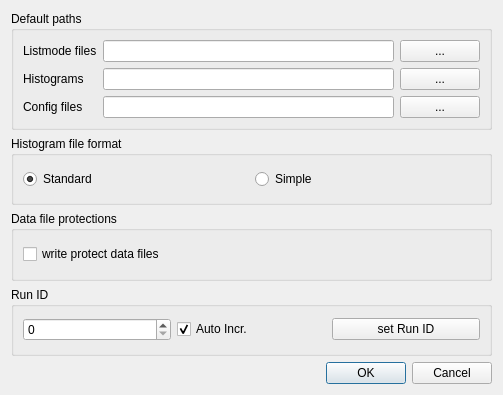
<?xml version="1.0" encoding="UTF-8"?>
<ui version="4.0">
 <class>GeneralSetup</class>
 <widget class="QDialog" name="GeneralSetup">
  <property name="geometry">
   <rect>
    <x>0</x>
    <y>0</y>
    <width>503</width>
    <height>395</height>
   </rect>
  </property>
  <property name="windowTitle">
   <string>General Setup</string>
  </property>
  <layout class="QGridLayout" name="gridLayout">
   <item row="2" column="0">
    <widget class="QGroupBox" name="groupBox_2">
     <property name="title">
      <string>Data file protections</string>
     </property>
     <layout class="QGridLayout" name="gridLayout_3">
      <item row="0" column="0">
       <widget class="QCheckBox" name="writeProtect">
        <property name="text">
         <string>write protect data files</string>
        </property>
       </widget>
      </item>
     </layout>
    </widget>
   </item>
   <item row="3" column="0">
    <widget class="QGroupBox" name="groupBox15">
     <property name="title">
      <string>Run ID</string>
     </property>
     <layout class="QGridLayout" name="gridLayout_7">
      <item row="0" column="0">
       <widget class="QSpinBox" name="runId">
        <property name="enabled">
         <bool>true</bool>
        </property>
        <property name="toolTip">
         <string>RUN ID will be transmitted in every data buffer header</string>
        </property>
       </widget>
      </item>
      <item row="0" column="1">
       <widget class="QCheckBox" name="runIdAuto">
        <property name="toolTip">
         <string>increment run ID automatically at every start cmd</string>
        </property>
        <property name="text">
         <string>Auto Incr.</string>
        </property>
        <property name="shortcut">
         <string/>
        </property>
        <property name="checked">
         <bool>true</bool>
        </property>
       </widget>
      </item>
      <item row="0" column="2">
       <widget class="QPushButton" name="runIdButton">
        <property name="enabled">
         <bool>true</bool>
        </property>
        <property name="text">
         <string>set Run ID</string>
        </property>
       </widget>
      </item>
     </layout>
    </widget>
   </item>
   <item row="0" column="0">
    <widget class="QGroupBox" name="groupBox">
     <property name="title">
      <string>Default paths</string>
     </property>
     <layout class="QGridLayout" name="gridLayout_4">
      <item row="0" column="0">
       <widget class="QLabel" name="textLabel1">
        <property name="text">
         <string>Listmode files</string>
        </property>
        <property name="wordWrap">
         <bool>false</bool>
        </property>
       </widget>
      </item>
      <item row="0" column="1">
       <widget class="QLineEdit" name="listfilepath"/>
      </item>
      <item row="0" column="2">
       <widget class="QPushButton" name="selectListpath">
        <property name="text">
         <string>...</string>
        </property>
       </widget>
      </item>
      <item row="1" column="0">
       <widget class="QLabel" name="textLabel2">
        <property name="text">
         <string>Histograms</string>
        </property>
        <property name="wordWrap">
         <bool>false</bool>
        </property>
       </widget>
      </item>
      <item row="1" column="1">
       <widget class="QLineEdit" name="histfilepath"/>
      </item>
      <item row="1" column="2">
       <widget class="QPushButton" name="selectHistpath">
        <property name="text">
         <string>...</string>
        </property>
       </widget>
      </item>
      <item row="2" column="0">
       <widget class="QLabel" name="textLabel3">
        <property name="text">
         <string>Config files</string>
        </property>
        <property name="wordWrap">
         <bool>false</bool>
        </property>
       </widget>
      </item>
      <item row="2" column="1">
       <widget class="QLineEdit" name="configfilepath"/>
      </item>
      <item row="2" column="2">
       <widget class="QPushButton" name="selectConfigpath">
        <property name="text">
         <string>...</string>
        </property>
       </widget>
      </item>
     </layout>
    </widget>
   </item>
   <item row="4" column="0">
    <widget class="QDialogButtonBox" name="buttonBox">
     <property name="orientation">
      <enum>Qt::Horizontal</enum>
     </property>
     <property name="standardButtons">
      <set>QDialogButtonBox::Cancel|QDialogButtonBox::Ok</set>
     </property>
    </widget>
   </item>
   <item row="1" column="0">
    <widget class="QGroupBox" name="groupBox_3">
     <property name="title">
      <string>Histogram file format</string>
     </property>
     <layout class="QGridLayout" name="gridLayout_2">
      <item row="0" column="0">
       <widget class="QRadioButton" name="standardHistogramFileFormat">
        <property name="text">
         <string>Standard</string>
        </property>
        <property name="checked">
         <bool>true</bool>
        </property>
       </widget>
      </item>
      <item row="0" column="1">
       <widget class="QRadioButton" name="simpleHistogramFileFormat">
        <property name="text">
         <string>Simple</string>
        </property>
       </widget>
      </item>
     </layout>
    </widget>
   </item>
  </layout>
 </widget>
 <resources/>
 <connections>
  <connection>
   <sender>buttonBox</sender>
   <signal>rejected()</signal>
   <receiver>GeneralSetup</receiver>
   <slot>reject()</slot>
   <hints>
    <hint type="sourcelabel">
     <x>427</x>
     <y>385</y>
    </hint>
    <hint type="destinationlabel">
     <x>409</x>
     <y>147</y>
    </hint>
   </hints>
  </connection>
  <connection>
   <sender>selectListpath</sender>
   <signal>clicked()</signal>
   <receiver>GeneralSetup</receiver>
   <slot>selectListpathSlot()</slot>
   <hints>
    <hint type="sourcelabel">
     <x>482</x>
     <y>59</y>
    </hint>
    <hint type="destinationlabel">
     <x>409</x>
     <y>147</y>
    </hint>
   </hints>
  </connection>
  <connection>
   <sender>selectHistpath</sender>
   <signal>clicked()</signal>
   <receiver>GeneralSetup</receiver>
   <slot>selectHistpathSlot()</slot>
   <hints>
    <hint type="sourcelabel">
     <x>482</x>
     <y>93</y>
    </hint>
    <hint type="destinationlabel">
     <x>409</x>
     <y>147</y>
    </hint>
   </hints>
  </connection>
  <connection>
   <sender>selectConfigpath</sender>
   <signal>clicked()</signal>
   <receiver>GeneralSetup</receiver>
   <slot>selectConfigpathSlot()</slot>
   <hints>
    <hint type="sourcelabel">
     <x>482</x>
     <y>127</y>
    </hint>
    <hint type="destinationlabel">
     <x>409</x>
     <y>147</y>
    </hint>
   </hints>
  </connection>
  <connection>
   <sender>buttonBox</sender>
   <signal>accepted()</signal>
   <receiver>GeneralSetup</receiver>
   <slot>accept()</slot>
   <hints>
    <hint type="sourcelabel">
     <x>427</x>
     <y>385</y>
    </hint>
    <hint type="destinationlabel">
     <x>409</x>
     <y>147</y>
    </hint>
   </hints>
  </connection>
  <connection>
   <sender>runIdButton</sender>
   <signal>clicked()</signal>
   <receiver>GeneralSetup</receiver>
   <slot>setRunIdSlot()</slot>
   <hints>
    <hint type="sourcelabel">
     <x>482</x>
     <y>337</y>
    </hint>
    <hint type="destinationlabel">
     <x>3</x>
     <y>130</y>
    </hint>
   </hints>
  </connection>
  <connection>
   <sender>runIdAuto</sender>
   <signal>clicked()</signal>
   <receiver>GeneralSetup</receiver>
   <slot>selectAutoIncRunIdSlot()</slot>
   <hints>
    <hint type="sourcelabel">
     <x>196</x>
     <y>334</y>
    </hint>
    <hint type="destinationlabel">
     <x>20</x>
     <y>20</y>
    </hint>
   </hints>
  </connection>
  <connection>
   <sender>writeProtect</sender>
   <signal>clicked()</signal>
   <receiver>GeneralSetup</receiver>
   <slot>selectWriteProtectSlot()</slot>
   <hints>
    <hint type="sourcelabel">
     <x>40</x>
     <y>264</y>
    </hint>
    <hint type="destinationlabel">
     <x>20</x>
     <y>20</y>
    </hint>
   </hints>
  </connection>
  <connection>
   <sender>standardHistogramFileFormat</sender>
   <signal>clicked()</signal>
   <receiver>GeneralSetup</receiver>
   <slot>selectStandardHistogramFileFormat()</slot>
   <hints>
    <hint type="sourcelabel">
     <x>59</x>
     <y>196</y>
    </hint>
    <hint type="destinationlabel">
     <x>7</x>
     <y>210</y>
    </hint>
   </hints>
  </connection>
  <connection>
   <sender>simpleHistogramFileFormat</sender>
   <signal>clicked()</signal>
   <receiver>GeneralSetup</receiver>
   <slot>selectSimpleHistogramFileFormat()</slot>
   <hints>
    <hint type="sourcelabel">
     <x>296</x>
     <y>193</y>
    </hint>
    <hint type="destinationlabel">
     <x>493</x>
     <y>213</y>
    </hint>
   </hints>
  </connection>
 </connections>
 <slots>
  <slot>selectListpathSlot()</slot>
  <slot>selectConfigpathSlot()</slot>
  <slot>selectHistpathSlot()</slot>
  <slot>setRunIdSlot()</slot>
  <slot>selectAutoIncRunIdSlot()</slot>
  <slot>selectWriteProtectSlot()</slot>
  <slot>selectStandardHistogramFileFormat()</slot>
  <slot>selectSimpleHistogramFileFormat()</slot>
 </slots>
</ui>
